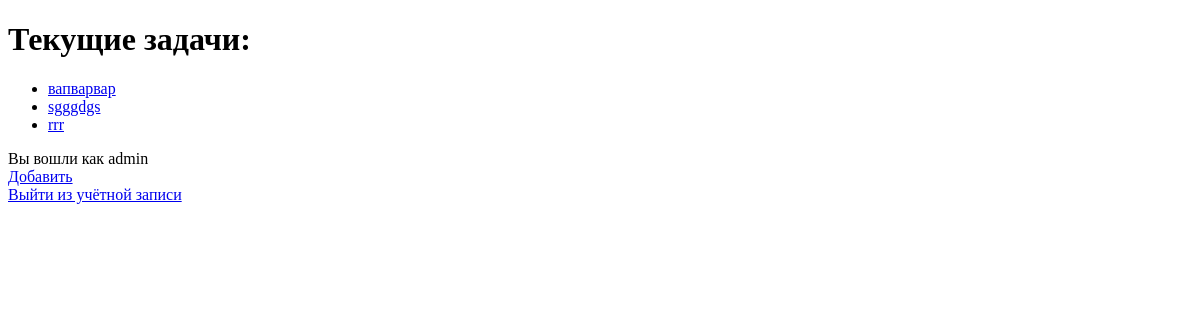
Page /index/ (signed in) on the earlier database version.
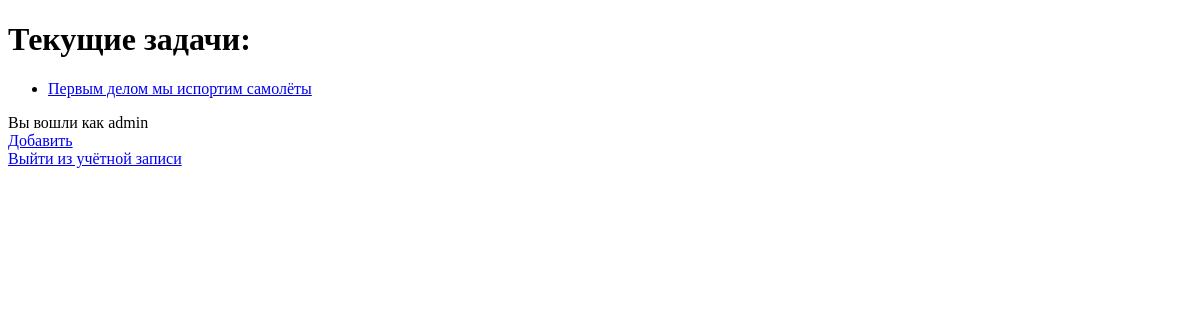
Same page on the later database version.
### tasks/models.py (models this page shows, shortened)
class Task(models.Model):
    title = models.CharField(max_length=100, verbose_name='Заголовок')
    description = models.TextField(max_length=1000, verbose_name='Описание')
    time_create = models.DateTimeField(auto_now_add=True)
    is_published = models.BooleanField(default=True, verbose_name='Опубликовать')

### tasks/views.py (the view)
# urls.py: path('index/', TasksIndex.as_view(), name='index'),
@method_decorator(login_required, name='dispatch')
class TasksIndex(ListView):
    model = Task
    template_name = 'tasks/index.html'
    context_object_name = 'tasks'  # передающиеся в шаблон данные (object_list по умолчанию)
    extra_context = {'title': 'Главная страница'}  # статические неизменяемые данные
    def get_queryset(self):
        return Task.objects.filter(is_published=True)

### tasks/templates/tasks/index.html (shortened to what this page needs)
<!DOCTYPE html>
<html lang="en">
<head>
</head>
<body>
<h1>Текущие задачи:</h1>
<ul>
    {% for i in tasks %}
    <li><a href="{% url 'my_app:my_task' i.id%}">{{ i.title }}</a></li>
    {% endfor %}
</ul>
{% if request.user.is_authenticated %}
<div>Вы вошли как {{ request.user.username }}</div>
<div><a href="{% url 'my_app:add_task' %}">Добавить</a></div>
<div><a href="{% url 'my_app:logout' %}">Выйти из учётной записи</a></div>
{% else %}
<div><a href="{% url 'my_app:login' %}">Авторизация</a></div>
<div><a href="{% url 'my_app:register' %}">Регистрация</a></div>
{% endif %}
</body>
</html>

Differences in the rows shown:
removed Task: title "вапварвар"
removed Task: title "sgggdgs"
removed Task: title "rrr"
added Task: title "Первым делом мы испортим самолёты"
